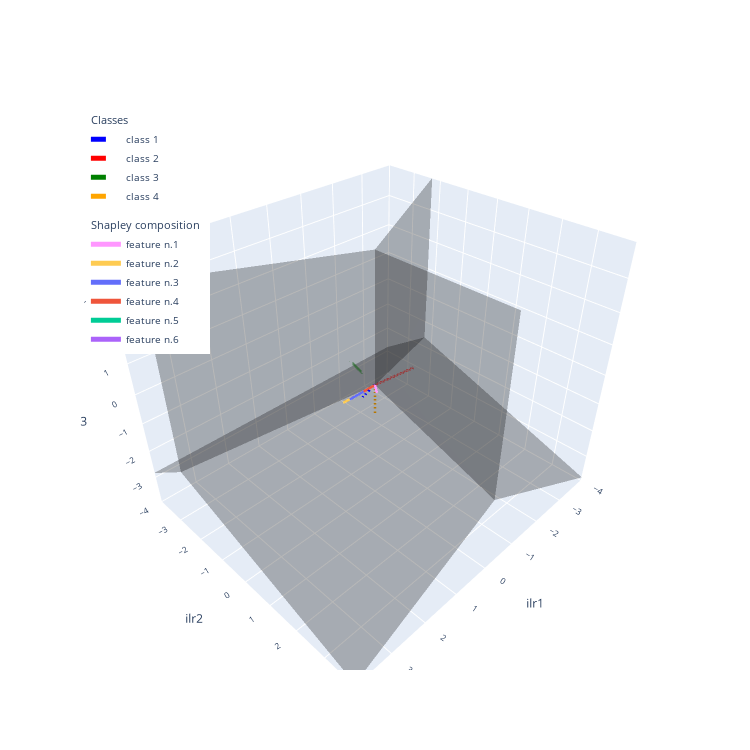

Source (notebook cell):
### Code cell
#PLOT THE SHAPLEY COMPOSITION IN THE 3D ILR SPACE (with gram-schmidt basis)

fig = fig_3D_ilr_space(lim=4, figsize=750)

#Draw the shapley compositions
for i,s in enumerate(shapley):
    fig.add_trace(go.Scatter3d(x=[0,s[0]],y=[0,s[1]], z=[0,s[1]], mode='lines', line={'width' : 5}, name='feature n.'+str(i+1),
                             legendgroup='shapley', legendgrouptitle_text='Shapley composition'))

fig.show()

### Figure 1 — Plotly figure (JSON) as saved in the notebook; plotly's stock layout.template omitted (floating-point values rounded to 4 significant figures)
{"data": [{"alphahull": 0, "color": "black", "opacity": 0.15, "type": "mesh3d", "x": [0, 32.66, 0, 0], "y": [0, -18.86, 37.71, 0], "z": [0, -13.33, -13.33, 40]}, {"alphahull": 0, "color": "black", "opacity": 0.15, "type": "mesh3d", "x": [-32.66, 0, 0, 0], "y": [-18.86, 0, 37.71, 0], "z": [-13.33, 0, -13.33, 40]}, {"alphahull": 0, "color": "black", "opacity": 0.15, "type": "mesh3d", "x": [-32.66, 32.66, 0, 0], "y": [-18.86, -18.86, 0, 0], "z": [-13.33, -13.33, 0, 40]}, {"alphahull": 0, "color": "black", "opacity": 0.15, "type": "mesh3d", "x": [-32.66, 32.66, 0, 0], "y": [-18.86, -18.86, 37.71, 0], "z": [-13.33, -13.33, -13.33, 0]}, {"legendgroup": "class", "legendgrouptitle": {"text": "Classes"}, "line": {"color": "blue", "dash": "dash", "width": 5}, "mode": "lines", "name": "class 1", "type": "scatter3d", "x": [0, 0.8165], "y": [0, 0.4714], "z": [0, 0.3333]}, {"legendgroup": "class", "legendgrouptitle": {"text": "Classes"}, "line": {"color": "red", "dash": "dash", "width": 5}, "mode": "lines", "name": "class 2", "type": "scatter3d", "x": [0, -0.8165], "y": [0, 0.4714], "z": [0, 0.3333]}, {"legendgroup": "class", "legendgrouptitle": {"text": "Classes"}, "line": {"color": "green", "dash": "dash", "width": 5}, "mode": "lines", "name": "class 3", "type": "scatter3d", "x": [0, 0], "y": [0, -0.9428], "z": [0, 0.3333]}, {"legendgroup": "class", "legendgrouptitle": {"text": "Classes"}, "line": {"color": "orange", "dash": "dash", "width": 5}, "mode": "lines", "name": "class 4", "type": "scatter3d", "x": [0, 0], "y": [0, 0], "z": [0, -1]}, {"legendgroup": "shapley", "legendgrouptitle": {"text": "Shapley composition"}, "line": {"width": 5}, "mode": "lines", "name": "feature n.1", "type": "scatter3d", "x": [0, 2.887], "y": [0, 3.381], "z": [0, 3.381]}, {"legendgroup": "shapley", "legendgrouptitle": {"text": "Shapley composition"}, "line": {"width": 5}, "mode": "lines", "name": "feature n.2", "type": "scatter3d", "x": [0, 0.7581], "y": [0, -0.2761], "z": [0, -0.2761]}, {"legendgroup": "shapley", "legendgrouptitle": {"text": "Shapley composition"}, "line": {"width": 5}, "mode": "lines", "name": "feature n.3", "type": "scatter3d", "x": [0, 0.721], "y": [0, -0.06804], "z": [0, -0.06804]}, {"legendgroup": "shapley", "legendgrouptitle": {"text": "Shapley composition"}, "line": {"width": 5}, "mode": "lines", "name": "feature n.4", "type": "scatter3d", "x": [0, 0.3724], "y": [0, 0.02096], "z": [0, 0.02096]}, {"legendgroup": "shapley", "legendgrouptitle": {"text": "Shapley composition"}, "line": {"width": 5}, "mode": "lines", "name": "feature n.5", "type": "scatter3d", "x": [0, 0.04329], "y": [0, -0.01652], "z": [0, -0.01652]}, {"legendgroup": "shapley", "legendgrouptitle": {"text": "Shapley composition"}, "line": {"width": 5}, "mode": "lines", "name": "feature n.6", "type": "scatter3d", "x": [0, 0.05235], "y": [0, -0.02867], "z": [0, -0.02867]}], "layout": {"autosize": false, "font": {"size": 10}, "height": 750, "legend": {"x": 0.01, "xanchor": "left", "y": 0.99, "yanchor": "top"}, "scene": {"aspectmode": "auto", "aspectratio": {"x": 1.122, "y": 0.9721, "z": 0.9165}, "xaxis": {"range": [-4, 4], "title": {"text": "ilr1"}, "type": "linear"}, "yaxis": {"range": [-4, 4], "title": {"text": "ilr2"}, "type": "linear"}, "zaxis": {"range": [-4, 4], "title": {"text": "ilr3"}, "type": "linear"}}, "width": 750}}
